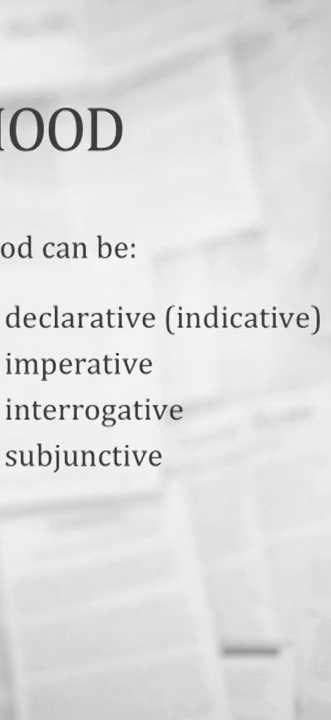
#> input picture Find similarities between two images/2/1929.jpg, 331 x 720 px
$ python project.py   (older library calls are emulated)
#> lines starting #> are read from the running program, lines starting #| are printed output that depends on the picture; after the words box and inside, x2 and y2 are one past the last pixel; in counts of white or black regions, pixels touching at a corner belong together
import cv2
import numpy as np

# original = cv2.imread("14.jpg")
# duplicate = cv2.imread("862.jpg")


original = cv2.imread("1929.jpg")
#> original is the input picture: shape (720, 331, 3); min 25, max 254, mean 222.7
duplicate = cv2.imread("1437.jpg")
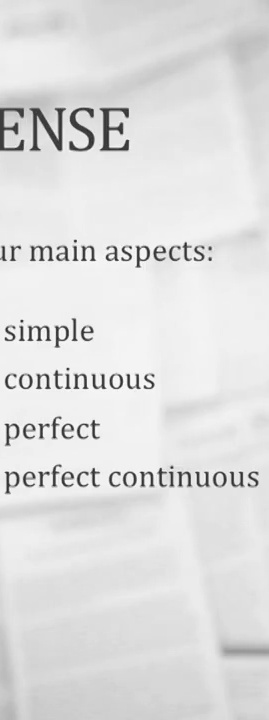
#> input picture Find similarities between two images/2/1437.jpg, 269 x 720 px
#> duplicate is the input picture: shape (720, 269, 3); min 37, max 255, mean 223

original = cv2.cvtColor(original, cv2.COLOR_BGR2GRAY)
#> original: shape (720, 331)
duplicate = cv2.cvtColor(duplicate, cv2.COLOR_BGR2GRAY)
#> duplicate: shape (720, 269)

height1, width1= original.shape
#> height1 = 720; width1 = 331
height2, width2 = duplicate.shape
#> height2 = 720; width2 = 269

# [8 lines of commented-out code are left out]

retval, original = cv2.threshold(original, 150, 255, cv2.THRESH_BINARY)
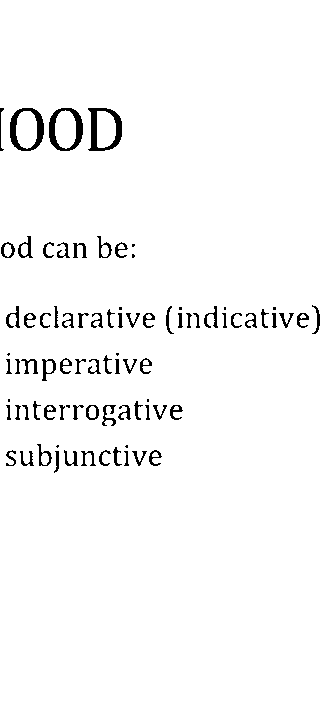
#> original: shape (720, 331); 97.2% white; 84 black regions (13 under 20 px), largest, box (x1, y1, x2, y2) and area: (88, 108, 122, 151) 596, (10, 108, 44, 151) 564, (49, 108, 83, 151) 559
retval, duplicate = cv2.threshold(duplicate, 150, 255, cv2.THRESH_BINARY)
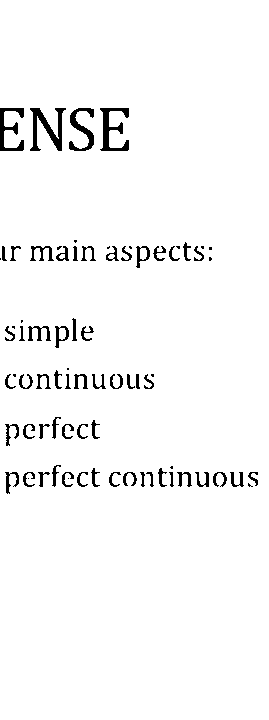
#> duplicate: shape (720, 269); 96.8% white; 77 black regions (18 under 20 px), largest, box (x1, y1, x2, y2) and area: (30, 108, 66, 151) 620, (100, 108, 129, 151) 538, (0, 108, 24, 151) 441

# print(cv2.countNonZero(original))
# print(cv2.countNonZero(duplicate))

cv2.imshow("img1", original)
cv2.imshow("img2", duplicate)
# cv2.imshow("img4", original_1)


# Initiate SIFT detector
sift = cv2.xfeatures2d.SIFT_create()

# find the keypoints and descriptors with SIFT
kp1, des1 = sift.detectAndCompute(original, None)
#> kp1 = 510 keypoints; strongest (x, y, size): (133, 245, 2.1), (117, 354, 1.9), (127, 446, 1.9), (7, 464, 2.1)
kp2, des2 = sift.detectAndCompute(duplicate, None)
#> kp2 = 531 keypoints; strongest (x, y, size): (152, 375, 2.1), (202, 247, 2.1), (172, 467, 1.9), (75, 241, 1.9)

# FLANN parameters
FLANN_INDEX_KDTREE = 0
index_params = dict(algorithm=FLANN_INDEX_KDTREE, trees=5)
search_params = dict()

flann = cv2.FlannBasedMatcher(index_params, search_params)

matches = flann.knnMatch(des1, des2, k=2)
#> matches = 510 matches

print(len(kp1))
#| 510
print(len(kp2))
#| 531
print(len(matches))
#| 510

good_points = []

# ratio test
for match1, match2 in matches:
    if match1.distance < 0.2 * match2.distance:
        good_points.append(match1)
#> after the loop, good_points = 5 matches

print(len(good_points))
#| 5
flann_matches = cv2.drawMatches(original, kp1, duplicate, kp2, good_points, None)
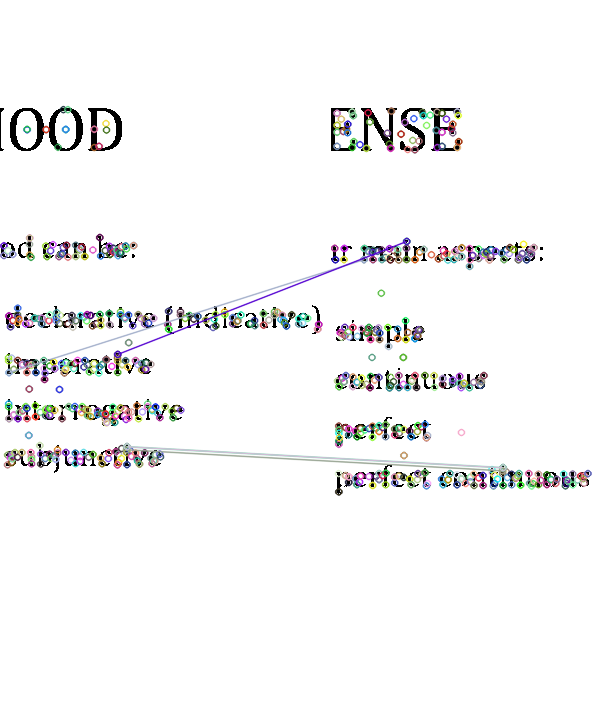
#> flann_matches: shape (720, 600, 3); mean of channels 0, 1, 2 245.1, 244.9, 245; drawn as B, G, R

cv2.imshow("img3", flann_matches)

cv2.waitKey(0)
cv2.destroyAllWindows()
